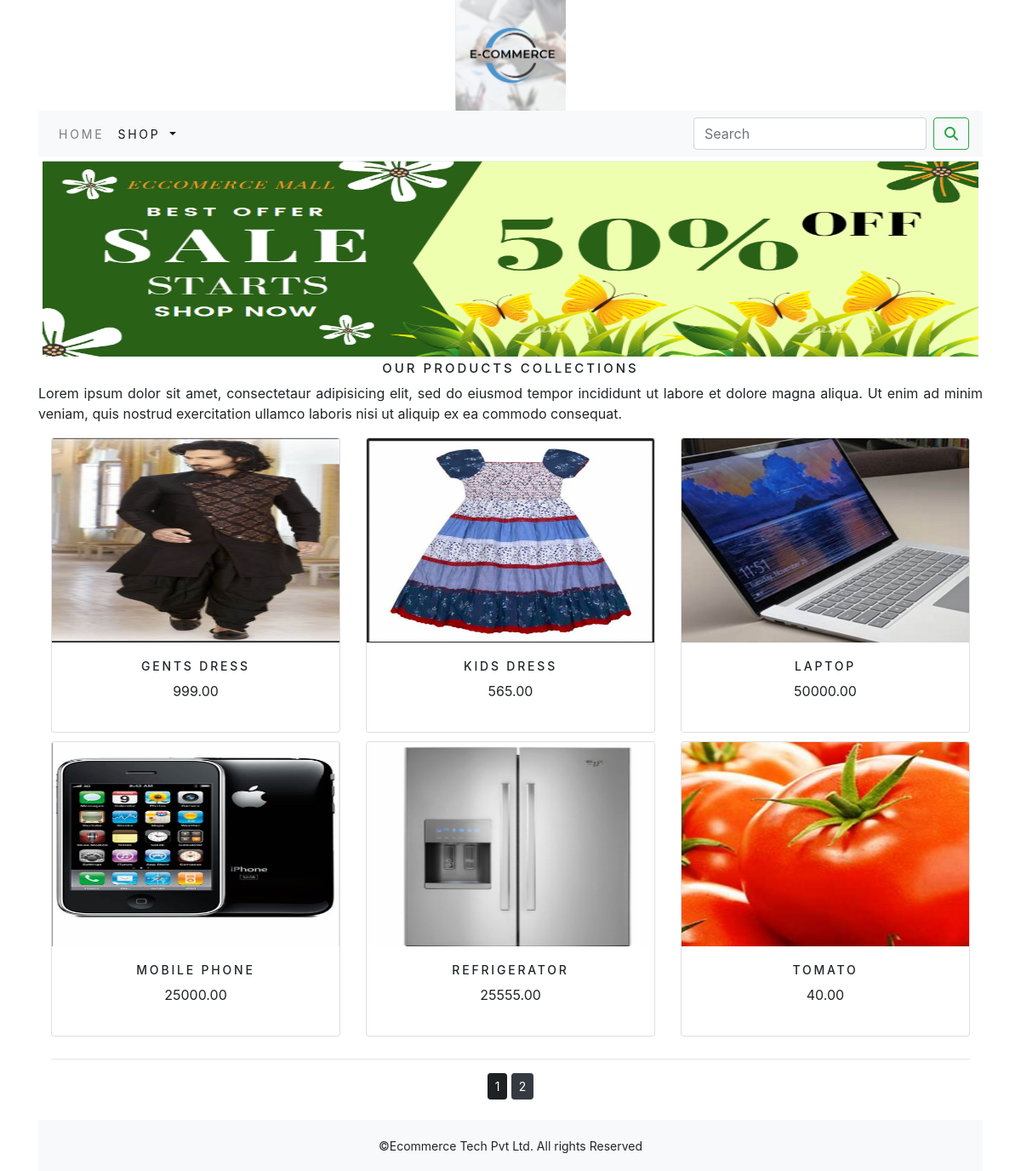
The page /shoppingapp/ on the database its author committed.
### shoppingapp/models.py (models this page shows, shortened)
class Product(models.Model):
    name=models.CharField(max_length=250,unique=True)
    slug=models.SlugField(max_length=250,unique=True)
    description = models.TextField(blank=True)
    price=models.DecimalField(max_digits=10,decimal_places=2)
    category= models.ForeignKey(Category,on_delete=models.CASCADE)
    image=models.ImageField(upload_to='product',blank=True)
    stock=models.IntegerField()
    available=models.BooleanField(default=True)
    created=models.DateTimeField(auto_now_add=True)
    updated=models.DateTimeField(auto_now=True)
    def get_url(self):
        return  reverse('shoppingapp:prodCatdetail',args=[self.category.slug,self.slug])
    class Meta:
        ordering=('name',)
        verbose_name='product'
        verbose_name_plural='products'

### shoppingapp/views.py (the view)
# urls.py: path('',views.allProdCat,name='allProdCat'),
def allProdCat(request,c_slug=None):
    c_page=None
    products_list=None
    if c_slug!=None:
        c_page=get_object_or_404(Category,slug=c_slug)
        products_list=Product.objects.all().filter(category=c_page,available=True)
    else:
        products_list=Product.objects.all().filter(available=True)
    paginator=Paginator(products_list,6)
    try:
        page= int(request.GET.get('page','1'))
    except:
        page=1
    try:
        products=paginator.page(page)
    except  (EmptyPage,InvalidPage):
        products=paginator.page(paginator.num_pages)
    return render(request,"category.html",{'category':c_page,'products':products})

### cart/context_processors.py (called while the page is built)
def counter(request):
    item_count=0
    if 'admin' in request.path:
        return {}
    else:
        try:
            cart=Cart.objects.filter(cart_id=_cart_id(request))
            car_items=CartItem.objects.all().filter(cart=cart[:1])
            for cart_item in car_items:
                item_count += cart_item.quantity
        except Cart.DoesNotExist:
            item_count =0
    return  dict(item_count=item_count)

### cart/views.py (called while the page is built)
def _cart_id(request):
    cart=request.session.session_key
    if not cart:
        cart=request.session.create()
    return cart

### shoppingapp/context_processors.py (called while the page is built)
def menu_links(request):
    links=Category.objects.all()
    return dict(links=links)

### shoppingapp/models.py (called while the page is built)
    def get_url(self):
        return  reverse('shoppingapp:products_by_category',args=[self.slug])

### templates/category.html (shortened to what this page needs)
{% extends 'base.html' %}
{% load static %}
{% block content %}
<div class="mx_auto">
    {% if category %}
    <img class="my_image"  src="{{category.image.url}}" alt="{{category.name}}">
</div>
     <br>
<div>
    <h1 class="text-center my_title">{{category.name}}</h1>
    <p class="text-justify">{{category.description}}</p>
</div>
     {% else %}
<div>
    <img class="my_image my_image_padding"  src="{% static 'img/banner.png' %}" alt="our products"
</div>
<br>
<div>
    <h1 class="text-center my_title">Our products Collections</h1>
    <p class="text-justify">Lorem ipsum dolor sit amet, consectetaur adipisicing elit, sed do eiusmod tempor incididunt ut labore et dolore magna aliqua. Ut enim ad minim veniam, quis nostrud exercitation ullamco laboris nisi ut aliquip ex ea commodo consequat.</p>
</div>
    {% endif %}
<div class="container">
    <div class="row mx_auto">
        {% for product in products.object_list %}
        <div class="my_bottom_margin col-9 col-sm-12 col-md-4 col-lg-4">
          <div class="card text-center" style="min-width:18rem;">
            <a href="{{product.get_url}}"><img class="card-img-top my_image" src="{{product.image.url}}" alt="{{product.name}}"></a>
            <div class="card-body">
                <h4>{{product.name}}</h4>
                <p>{{product.price}}</p>
            </div>
        </div>
     </div>
        {% endfor %}
   </div>
    <div class="mx-auto">
        {% if products.paginator.num_pages > 1 %}
        <hr>
        <div class="text-center">
          {% for pg in products.paginator.page_range %}
            <a href="?page={{pg}}" class="btn btn-dark btn-sm {% if products.number == pg %} active {% endif %}">{{pg}}</a>
            {% endfor %}
        </div>
        {% endif %}
    </div>
    <br>
</div>
{% endblock %}

### templates/base.html (shortened to what this page needs)
{% load static %}
<!DOCTYPE html>
<html lang="en">
<head>
    <link rel="stylesheet" href="{% static 'css/custom.css' %}">
        <link  href="{% static 'css/bootstrap.min.css' %}" rel="stylesheet">
</head>
<body>
<div class="container">
    {% include 'header.html' %}
    {% include 'navbar.html' %}
    {% block content %}
    {% endblock %}
</div>
    {% include 'footer.html' %}
</body>
</html>

### templates/header.html
{% load static %}
<header>
  <center>
    <a href="{% url 'shoppingapp:allProdCat' %}"> </a> <img src="{% static 'img/logo1.png' %}" alt="logimage" width="130px; height=130px;">
  </center>
</header>

### templates/navbar.html (shortened to what this page needs)
<nav class="navbar navbar-expand-lg navbar-light bg-light">
  <div class="collapse navbar-collapse" id="navbarSupportedContent">
    <ul class="navbar-nav mr-auto">
      <li class="nav-item">
        <a class="nav-link" href="{% url 'shoppingapp:allProdCat' %}">Home</a>
      </li>
      <li class="nav-item dropdown {% if 'shoppingapp' in request.path %} active {% endif %}">
        <a class="nav-link dropdown-toggle" href="{% url 'shoppingapp:allProdCat' %}" id="navbarDropdown" role="button" data-toggle="dropdown" aria-haspopup="true" aria-expanded="false">
          Shop
        </a>
      </li>
    </ul>
    <form class="form-inline my-2 my-lg-0" action="{% url 'search_app:SearchResult' %}" method="get">
      <input class="form-control mr-sm-2" type="search" placeholder="Search" name="q"   aria-label="Search">
      <button class="btn btn-outline-success my-2 my-sm-0" type="submit"><i class="fa fa-search"></i></button>
    </form>
  </div>
</nav>

### templates/footer.html
<div class="footer navbar-fixed-bottom  my_footer">
    <p class="text-center"> &copy;Ecommerce Tech Pvt Ltd. All rights Reserved</p>
</div>

### static/css/custom.css (style rules this page uses)
body { font-family: 'Roboto', sans-serif; }
.nav-item { letter-spacing:.2em; font-size:14px; text-transform:uppercase; }
.my_footer { background-color:#f8f9fa; height:60px; }
.my_footer p { padding-top:20px; font-size:14px; }
.my_image { width:100%; height: 20vw; }
.my_title { font-size:15px; text-transform:uppercase; letter-spacing:.2em; }
.my_image_padding { padding:5px; }
.my_bottom_margin { margin-bottom:10px; }
.card-body h4 { font-size:14px; text-transform:uppercase; letter-spacing:.2em; }

### rows shown on the page
Product: image (picture), name "GENTS DRESS", price "999.00"
Product: image (picture), name "KIDS DRESS", price "565.00"
Product: image (picture), name "LAPTOP", price "50000.00"
Product: image (picture), name "MOBILE PHONE", price "25000.00"
Product: image (picture), name "REFRIGERATOR", price "25555.00"
Product: image (picture), name "TOMATO", price "40.00"

### other values the page prints
{{ pg }} "1" "2"
